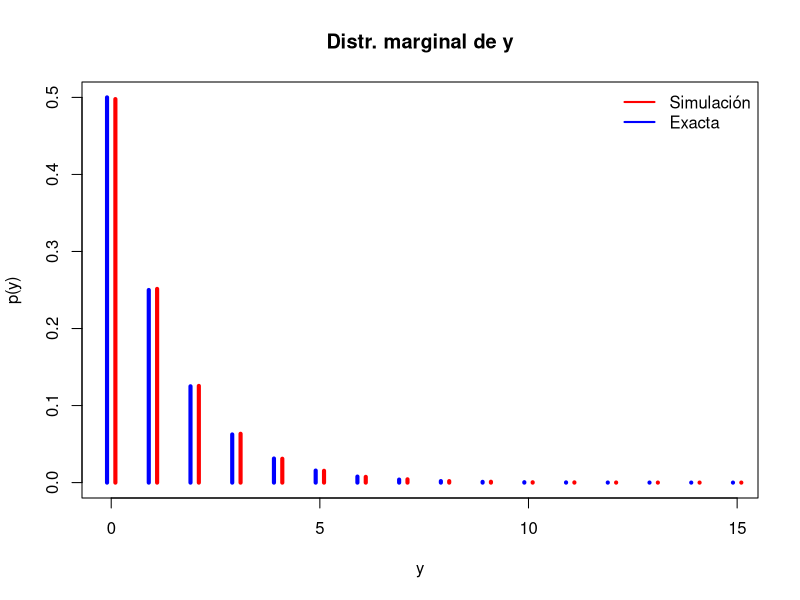
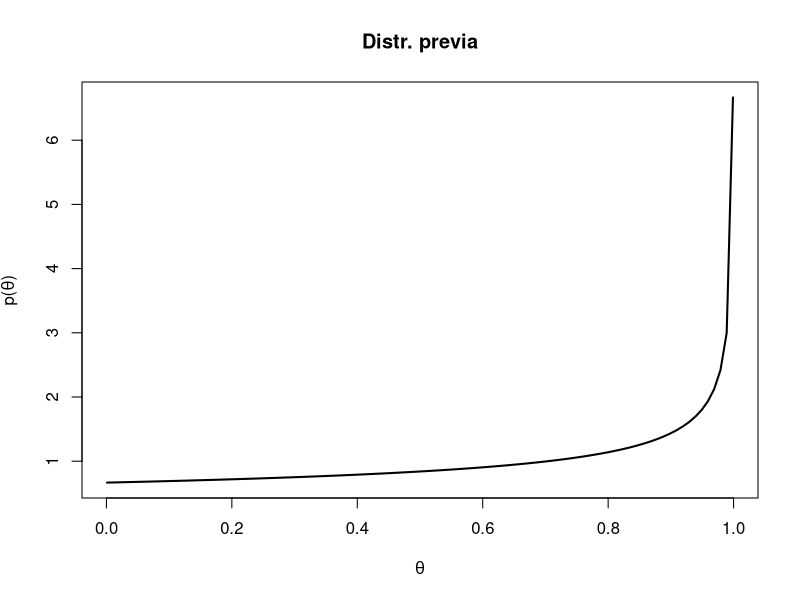
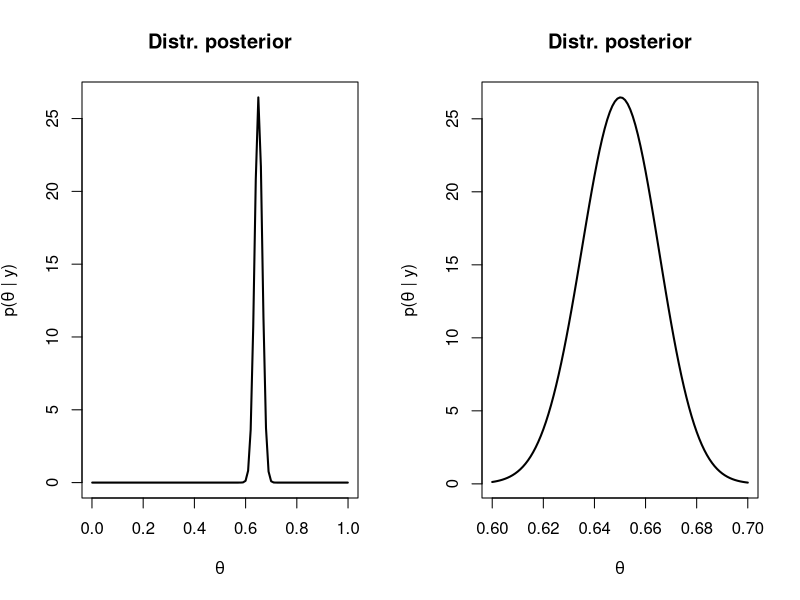
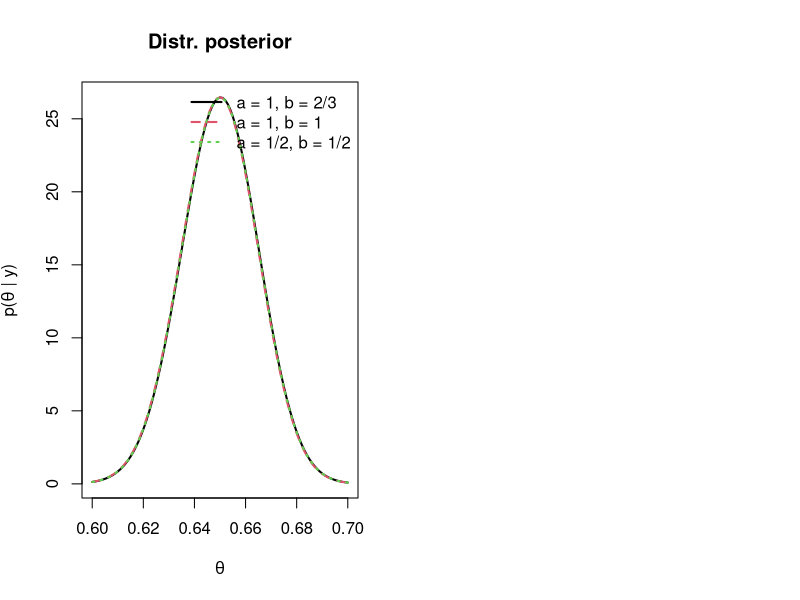

The R script that drew these images, in order:
## ---- chunk 1
knitr::opts_chunk$set(echo = TRUE)
## ---- chunk 2
# simulacion
N <- 100000
lambda <- 1
set.seed(1)
x_sim <- rexp(n = N, rate = lambda)
y_sim <- rpois(n = N, lambda = x_sim)
py_sim <- table(y_sim)/N
# p(y)
y <- 0:(length(py_sim)-1)
py_exa <- lambda/(lambda+1)^{y+1}
# grafico
plot(x = y-0.1, y = py_exa, type = "h", lwd = 4, col = "blue", xlab = "y", ylab = "p(y)", main = "Distr. marginal de y")
lines(x = y+0.1, y = py_sim, type = "h", lwd = 4, col = "red")
legend("topright", legend = c("Simulación","Exacta"), col = c("red","blue"), lwd = 2, bty = "n")
# tabla
tab <- round(cbind(py_sim, py_exa, abs(py_sim - py_exa)), 4)
colnames(tab) <- c("Simulación", "Exacta", "Diferencia")
print(head(tab, 10))
## ---- chunk 3
# hiperparametro a
a <- (3/5)*((2/3)/((25/9)*0.3^2) - 1)
a
# hiperparametro b
b <- 2*a/3
b
# media
a/(a+b)
# varianza
a*b/((a+b)^2*(a+b+1))
# grafico de la previa
curve(expr = dbeta(x, shape1 = a, shape2 = b), from = 0.001, to = 0.999, lwd = 2, xlab = expression(theta), ylab = expression(paste("p","(",theta,")",sep="")), main = "Distr. previa")
## ---- chunk 4
# distribucion posterior
a <- 1
b <- 2/3
n <- 1000
s <- 0.65*n
ap <- a + s
bp <- b + n - s
# media posterior
round(ap/(ap + bp), 4)
# DE posterior
round(sqrt(ap*bp/((ap+bp)^2*(ap+bp+1))), 4)
# grafico de la posterior
par(mfrow = c(1,2))
curve(expr = dbeta(x, shape1 = ap, shape2 = bp), from = 0.001, to = 0.999, lwd = 2, xlab = expression(theta), ylab = expression(paste("p","(",theta," | ",y,")",sep="")), main = "Distr. posterior")
curve(expr = dbeta(x, shape1 = ap, shape2 = bp), from = 0.6, to = 0.7, lwd = 2, xlab = expression(theta), ylab = expression(paste("p","(",theta," | ",y,")",sep="")), main = "Distr. posterior")
## ---- chunk 5
# previa original
a  <- 1
b  <- 2/3
# previa uniforme
a1 <- 1
b1 <- 1
# previa Jeffreys
a2 <- 1/2
b2 <- 1/2
# datos
n  <- 1000
s  <- 0.65*n
# grafico de la posterior
curve(expr = dbeta(x, shape1 = a + s, shape2 = b + n - s), from = 0.6, to = 0.7, lwd = 2, lty = 1, xlab = expression(theta), ylab = expression(paste("p","(",theta," | ",y,")",sep="")), main = "Distr. posterior")
curve(expr = dbeta(x, shape1 = a1 + s, shape2 = b1 + n - s), from = 0.6, to = 0.7, lwd = 2, col = 2, lty = 2, add = T)
curve(expr = dbeta(x, shape1 = a2 + s, shape2 = b2 + n - s), from = 0.6, to = 0.7, lwd = 2, col = 3, lty = 3, add = T)
legend("topright", legend = c("a = 1, b = 2/3","a = 1, b = 1","a = 1/2, b = 1/2"), col = c(1,2,3), lwd = 2, lty = c(1,2,3), bty = "n")
## ---- chunk 6
# hiperparametros
a <- 5
b <- 0.99*a/0.01
b
# media
a/(a+b)
# acumulada a 0.02 
pbeta(q = 0.02, shape1 = a, shape2 = b, lower.tail = T)
## ---- chunk 7
# hiperparametros
a <- 5
b <- 0.99*a/0.01
# posterior
n <- 10
s <- 0
ap <- a + s
bp <- b + n - s
# media posterior
ap/(ap+bp)
